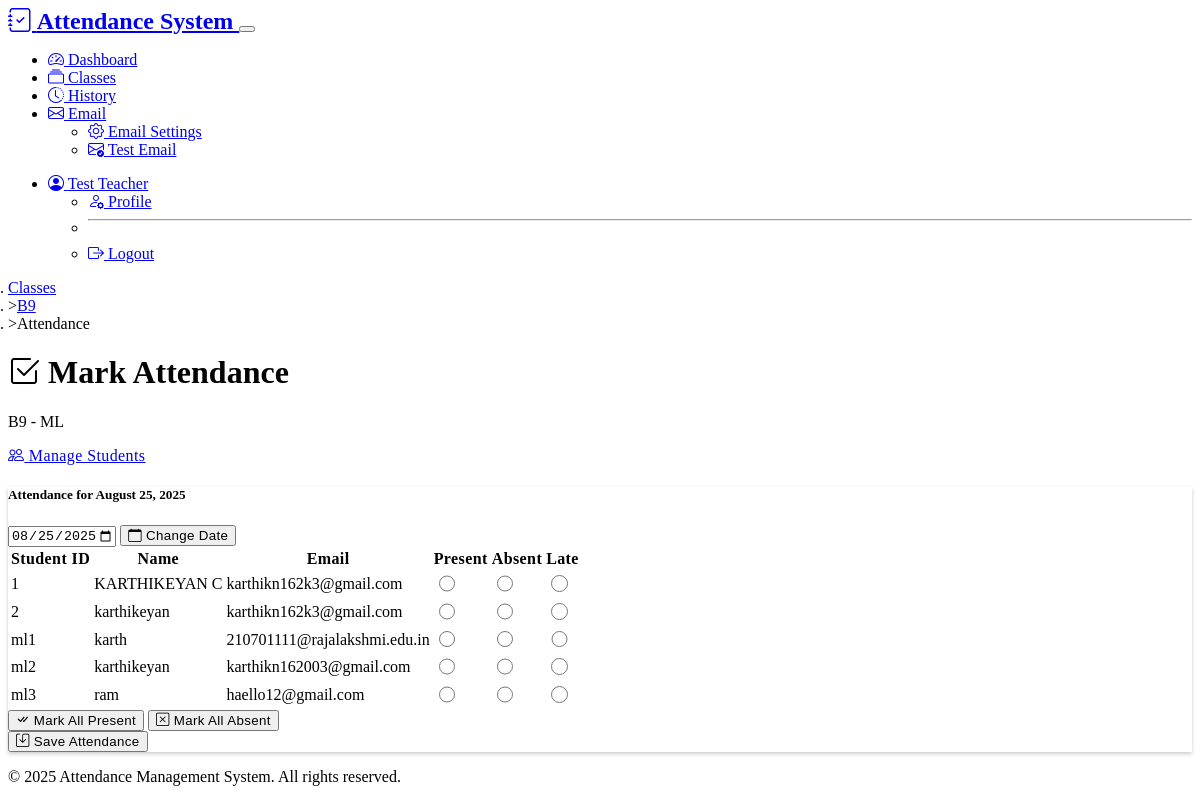
/classes/1/attendance (signed in), run on the app's committed database.
### models.py (models this page shows, shortened)
class Class(db.Model):
    id = db.Column(db.Integer, primary_key=True)
    name = db.Column(db.String(100), nullable=False)
    subject = db.Column(db.String(100), nullable=False)
    teacher_id = db.Column(db.Integer, db.ForeignKey('teacher.id'), nullable=False)
    created_at = db.Column(db.DateTime, default=datetime.utcnow)
    students = db.relationship('Student', backref='class_ref', lazy=True, cascade='all, delete-orphan')
    attendance_records = db.relationship('Attendance', backref='class_ref', lazy=True, cascade='all, delete-orphan')

class Student(db.Model):
    id = db.Column(db.Integer, primary_key=True)
    name = db.Column(db.String(100), nullable=False)
    email = db.Column(db.String(120), nullable=False)
    student_id = db.Column(db.String(50), nullable=False)
    class_id = db.Column(db.Integer, db.ForeignKey('class.id'), nullable=False)
    created_at = db.Column(db.DateTime, default=datetime.utcnow)
    attendance_records = db.relationship('Attendance', backref='student', lazy=True, cascade='all, delete-orphan')

### routes.py (the view)
@main_bp.route('/classes/<int:class_id>/attendance')
def attendance(class_id):
    if not require_login():
        return redirect(url_for('main.login'))
    class_obj = Class.query.filter_by(id=class_id, teacher_id=session['teacher_id']).first()
    if not class_obj:
        flash('Class not found or access denied!', 'error')
        return redirect(url_for('main.classes'))
    attendance_date = request.args.get('date')
    if attendance_date:
        try:
            attendance_date = datetime.strptime(attendance_date, '%Y-%m-%d').date()
        except ValueError:
            attendance_date = date.today()
    else:
        attendance_date = date.today()
    students = Student.query.filter_by(class_id=class_id).all()
    existing_attendance = {}
    attendance_records = Attendance.query.filter_by(class_id=class_id, date=attendance_date).all()
    for record in attendance_records:
        existing_attendance[record.student_id] = record.status
    return render_template('attendance.html',
                         class_obj=class_obj,
                         students=students,
                         attendance_date=attendance_date,
                         existing_attendance=existing_attendance)

### routes.py (called while the page is built)
def require_login():
    if 'teacher_id' not in session:
        return False
    return True

### templates/attendance.html (shortened to what this page needs)
{% extends "base.html" %}
{% block content %}
<div class="row">
    <div class="col-12">
        <nav aria-label="breadcrumb">
            <ol class="breadcrumb">
                <li class="breadcrumb-item"><a href="{{ url_for('main.classes') }}">Classes</a></li>
                <li class="breadcrumb-item"><a href="{{ url_for('main.students', class_id=class_obj.id) }}">{{ class_obj.name }}</a></li>
                <li class="breadcrumb-item active">Attendance</li>
            </ol>
        </nav>
        <div class="d-flex justify-content-between align-items-center mb-4">
            <div>
                <h1><i class="bi bi-check2-square"></i> Mark Attendance</h1>
                <p class="text-muted">{{ class_obj.name }} - {{ class_obj.subject }}</p>
            </div>
            <div>
                <a href="{{ url_for('main.students', class_id=class_obj.id) }}" class="btn btn-outline-secondary">
                    <i class="bi bi-people"></i> Manage Students
                </a>
            </div>
        </div>
    </div>
</div>
{% if students %}
<div class="row">
    <div class="col-12">
        <div class="card">
            <div class="card-header">
                <div class="row align-items-center">
                    <div class="col-md-6">
                        <h5 class="mb-0">Attendance for {{ attendance_date.strftime('%B %d, %Y') }}</h5>
                    </div>
                    <div class="col-md-6">
                        <form method="GET" class="d-flex">
                            <input type="date" class="form-control me-2" name="date" value="{{ attendance_date.strftime('%Y-%m-%d') }}">
                            <button type="submit" class="btn btn-outline-primary">
                                <i class="bi bi-calendar"></i> Change Date
                            </button>
                        </form>
                    </div>
                </div>
            </div>
            <div class="card-body">
                <form method="POST" action="{{ url_for('main.mark_attendance', class_id=class_obj.id) }}">
                    <div class="table-responsive">
                        <table class="table table-hover">
                            <thead>
                                <tr>
                                    <th>Student ID</th>
                                    <th>Name</th>
                                    <th>Email</th>
                                    <th class="text-center">Present</th>
                                    <th class="text-center">Absent</th>
                                    <th class="text-center">Late</th>
                                </tr>
                            </thead>
                            <tbody>
                                {% for student in students %}
                                <tr>
                                    <td>{{ student.student_id }}</td>
                                    <td>{{ student.name }}</td>
                                    <td>{{ student.email }}</td>
                                    <td class="text-center">
                                        <div class="form-check">
                                            <input class="form-check-input" type="radio"
                                                   name="attendance_{{ student.id }}"
                                                   value="Present"
                                                   {% if existing_attendance.get(student.id) == 'Present' %}checked{% endif %}>
                                        </div>
                                    </td>
                                    <td class="text-center">
                                        <div class="form-check">
                                            <input class="form-check-input" type="radio"
                                                   name="attendance_{{ student.id }}"
                                                   value="Absent"
                                                   {% if existing_attendance.get(student.id) == 'Absent' %}checked{% endif %}>
                                        </div>
                                    </td>
                                    <td class="text-center">
                                        <div class="form-check">
                                            <input class="form-check-input" type="radio"
                                                   name="attendance_{{ student.id }}"
                                                   value="Late"
                                                   {% if existing_attendance.get(student.id) == 'Late' %}checked{% endif %}>
                                        </div>
                                    </td>
                                </tr>
                                {% endfor %}
                            </tbody>
                        </table>
                    </div>
                    <div class="d-flex justify-content-between align-items-center mt-4">
                        <div>
                            <button type="button" class="btn btn-outline-success" onclick="markAllPresent()">
                                <i class="bi bi-check-all"></i> Mark All Present
                            </button>
                            <button type="button" class="btn btn-outline-warning" onclick="markAllAbsent()">
                                <i class="bi bi-x-square"></i> Mark All Absent
                            </button>
                        </div>
                        <button type="submit" class="btn btn-primary btn-lg">
                            <i class="bi bi-save"></i> Save Attendance
                        </button>
                    </div>
                </form>
            </div>
        </div>
    </div>
</div>
{% endif %}
{% endblock %}

### static/css/style.css (style rules this page uses)
:root { --bs-border-radius: 0.5rem; --bs-border-radius-lg: 0.75rem; }
.card { border: none; box-shadow: 0 0.125rem 0.25rem rgba(0, 0, 0, 0.2); transition: transform 0.2s ease-in-out, box-shadow 0.2s ease-in-out; }
.table { --bs-table-hover-bg: rgba(255, 255, 255, 0.05); }
.table th { border-top: none; font-weight: 600; letter-spacing: 0.025em; }
.btn { font-weight: 500; letter-spacing: 0.025em; transition: all 0.2s ease-in-out; }
.table-responsive { border-radius: var(--bs-border-radius); }
.breadcrumb { background-color: transparent; padding: 0; margin-bottom: 1rem; }
.breadcrumb-item + .breadcrumb-item::before { content: ">"; }
.form-check-input[type="radio"] { width: 1.25em; height: 1.25em; }
[data-bs-theme="dark"] { --bs-body-bg: #1a1d23; --bs-body-color: #dee2e6; }
[data-bs-theme="dark"] .card { background-color: var(--bs-dark); border-color: var(--bs-border-color); }
[data-bs-theme="dark"] .table { --bs-table-color: var(--bs-body-color); --bs-table-bg: transparent; }

### data on the page
Class: name "B9", subject "ML"
Student: student_id "1", name "KARTHIKEYAN C", email "karthikn162k3@gmail.com"
Student: student_id "2", name "karthikeyan", email "karthikn162k3@gmail.com"
Student: student_id "ml1", name "karth", email "210701111@rajalakshmi.edu.in"
Student: student_id "ml2", name "karthikeyan", email "karthikn162003@gmail.com"
Student: student_id "ml3", name "ram", email "haello12@gmail.com"

### other printed values
{{ session.teacher_name }} "Test Teacher"
{{ attendance_date.strftime('%B %d, %Y') }} "August 25, 2025"
